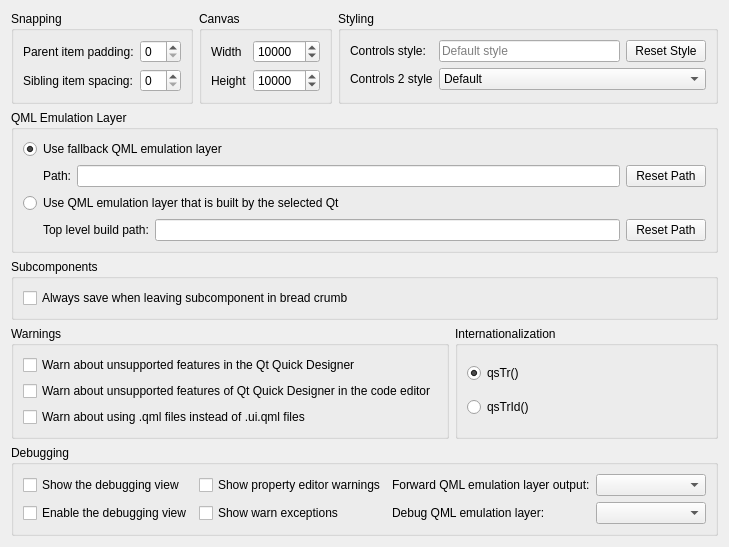
<?xml version="1.0" encoding="UTF-8"?>
<ui version="4.0">
 <class>QmlDesigner::Internal::SettingsPage</class>
 <widget class="QWidget" name="QmlDesigner::Internal::SettingsPage">
  <property name="geometry">
   <rect>
    <x>0</x>
    <y>0</y>
    <width>670</width>
    <height>475</height>
   </rect>
  </property>
  <property name="windowTitle">
   <string>Form</string>
  </property>
  <layout class="QVBoxLayout" name="verticalLayout_3">
   <item>
    <layout class="QHBoxLayout" name="horizontalLayout">
     <item>
      <widget class="QGroupBox" name="groupBox_01">
       <property name="title">
        <string>Snapping</string>
       </property>
       <layout class="QGridLayout" name="gridLayout">
        <item row="1" column="1">
         <widget class="QSpinBox" name="spinItemSpacing">
          <property name="maximum">
           <number>50</number>
          </property>
         </widget>
        </item>
        <item row="0" column="0">
         <widget class="QLabel" name="snapMarginLabel">
          <property name="text">
           <string>Parent item padding:</string>
          </property>
         </widget>
        </item>
        <item row="0" column="1">
         <widget class="QSpinBox" name="spinSnapMargin">
          <property name="maximum">
           <number>10</number>
          </property>
         </widget>
        </item>
        <item row="1" column="0">
         <widget class="QLabel" name="itemSpacingLabel">
          <property name="text">
           <string>Sibling item spacing:</string>
          </property>
         </widget>
        </item>
       </layout>
      </widget>
     </item>
     <item>
      <widget class="QGroupBox" name="groupBox_02">
       <property name="title">
        <string>Canvas</string>
       </property>
       <layout class="QGridLayout" name="gridLayout_2">
        <item row="0" column="0">
         <widget class="QLabel" name="canvasWidthLabel">
          <property name="text">
           <string>Width</string>
          </property>
         </widget>
        </item>
        <item row="1" column="0">
         <widget class="QLabel" name="canvasHeightLabel">
          <property name="text">
           <string>Height</string>
          </property>
         </widget>
        </item>
        <item row="1" column="1">
         <widget class="QSpinBox" name="spinCanvasHeight">
          <property name="maximum">
           <number>100000</number>
          </property>
          <property name="singleStep">
           <number>100</number>
          </property>
          <property name="value">
           <number>10000</number>
          </property>
         </widget>
        </item>
        <item row="0" column="1">
         <widget class="QSpinBox" name="spinCanvasWidth">
          <property name="maximum">
           <number>100000</number>
          </property>
          <property name="singleStep">
           <number>100</number>
          </property>
          <property name="value">
           <number>10000</number>
          </property>
         </widget>
        </item>
       </layout>
      </widget>
     </item>
     <item>
      <widget class="QGroupBox" name="groupBox_03">
       <property name="minimumSize">
        <size>
         <width>0</width>
         <height>0</height>
        </size>
       </property>
       <property name="title">
        <string>Styling</string>
       </property>
       <layout class="QGridLayout" name="gridLayout_5">
        <item row="0" column="0">
         <widget class="QLabel" name="label_3">
          <property name="text">
           <string>Controls style:</string>
          </property>
         </widget>
        </item>
        <item row="0" column="1">
         <widget class="QLineEdit" name="styleLineEdit">
          <property name="placeholderText">
           <string>Default style</string>
          </property>
         </widget>
        </item>
        <item row="0" column="2">
         <widget class="QPushButton" name="resetStyle">
          <property name="text">
           <string>Reset Style</string>
          </property>
         </widget>
        </item>
        <item row="1" column="0">
         <widget class="QLabel" name="label_6">
          <property name="text">
           <string>Controls 2 style</string>
          </property>
         </widget>
        </item>
        <item row="1" column="1" colspan="2">
         <widget class="QComboBox" name="controls2StyleComboBox">
          <item>
           <property name="text">
            <string>Default</string>
           </property>
          </item>
          <item>
           <property name="text">
            <string>Material</string>
           </property>
          </item>
          <item>
           <property name="text">
            <string>Universal</string>
           </property>
          </item>
         </widget>
        </item>
       </layout>
      </widget>
     </item>
    </layout>
   </item>
   <item>
    <widget class="QGroupBox" name="groupBox_04">
     <property name="title">
      <string>QML Emulation Layer</string>
     </property>
     <layout class="QVBoxLayout" name="verticalLayout">
      <item>
       <widget class="QRadioButton" name="useDefaultPuppetRadioButton">
        <property name="toolTip">
         <string>If you select this radio button, Qt Quick Designer always uses the QML emulation layer (QML Puppet) located at the following path.</string>
        </property>
        <property name="text">
         <string>Use fallback QML emulation layer</string>
        </property>
        <property name="checked">
         <bool>true</bool>
        </property>
       </widget>
      </item>
      <item>
       <layout class="QHBoxLayout" name="horizontalLayout_4">
        <item>
         <widget class="QLabel" name="label_2">
          <property name="text">
           <string>Path:</string>
          </property>
          <property name="indent">
           <number>20</number>
          </property>
         </widget>
        </item>
        <item>
         <widget class="Utils::PathChooser" name="fallbackPuppetPathLineEdit">
          <property name="enabled">
           <bool>true</bool>
          </property>
          <property name="toolTip">
           <string>Path where Qt Creator can find the QML emulation layer executable (qmlpuppet).</string>
          </property>
         </widget>
        </item>
        <item>
         <widget class="QPushButton" name="resetFallbackPuppetPathButton">
          <property name="toolTip">
           <string>Resets the path to the QML emulation layer that comes with Qt Creator.</string>
          </property>
          <property name="text">
           <string>Reset Path</string>
          </property>
         </widget>
        </item>
       </layout>
      </item>
      <item>
       <widget class="QRadioButton" name="useQtRelatedPuppetRadioButton">
        <property name="text">
         <string>Use QML emulation layer that is built by the selected Qt</string>
        </property>
       </widget>
      </item>
      <item>
       <layout class="QHBoxLayout" name="horizontalLayout_3">
        <item>
         <widget class="QLabel" name="label">
          <property name="text">
           <string>Top level build path:</string>
          </property>
          <property name="indent">
           <number>20</number>
          </property>
         </widget>
        </item>
        <item>
         <widget class="Utils::PathChooser" name="puppetBuildPathLineEdit">
          <property name="enabled">
           <bool>true</bool>
          </property>
         </widget>
        </item>
        <item>
         <widget class="QPushButton" name="resetQmlPuppetBuildPathButton">
          <property name="text">
           <string>Reset Path</string>
          </property>
         </widget>
        </item>
       </layout>
      </item>
     </layout>
    </widget>
   </item>
   <item>
    <widget class="QGroupBox" name="groupBox_05">
     <property name="minimumSize">
      <size>
       <width>0</width>
       <height>0</height>
      </size>
     </property>
     <property name="title">
      <string>Subcomponents</string>
     </property>
     <layout class="QVBoxLayout" name="verticalLayout_2">
      <item>
       <widget class="QCheckBox" name="alwaysSaveSubcomponentsCheckBox">
        <property name="text">
         <string>Always save when leaving subcomponent in bread crumb</string>
        </property>
       </widget>
      </item>
     </layout>
    </widget>
   </item>
   <item>
    <layout class="QHBoxLayout" name="horizontalLayout_2">
     <item>
      <widget class="QGroupBox" name="groupBox_06">
       <property name="sizePolicy">
        <sizepolicy hsizetype="Preferred" vsizetype="Preferred">
         <horstretch>0</horstretch>
         <verstretch>0</verstretch>
        </sizepolicy>
       </property>
       <property name="title">
        <string>Warnings</string>
       </property>
       <layout class="QGridLayout" name="gridLayout_3">
        <item row="1" column="0">
         <widget class="QCheckBox" name="designerWarningsInEditorCheckBox">
          <property name="toolTip">
           <string>Also warns in the code editor about QML features that are not properly supported by the Qt Quick Designer.</string>
          </property>
          <property name="text">
           <string>Warn about unsupported features of Qt Quick Designer in the code editor</string>
          </property>
         </widget>
        </item>
        <item row="0" column="0">
         <widget class="QCheckBox" name="designerWarningsCheckBox">
          <property name="toolTip">
           <string>Warns about QML features that are not properly supported by the Qt Quick Designer.</string>
          </property>
          <property name="text">
           <string>Warn about unsupported features in the Qt Quick Designer</string>
          </property>
         </widget>
        </item>
        <item row="2" column="0">
         <widget class="QCheckBox" name="designerWarningsUiQmlfiles">
          <property name="toolTip">
           <string>Qt Quick Designer will propose to open .ui.qml files instead of opening a .qml file.</string>
          </property>
          <property name="text">
           <string>Warn about using .qml files instead of .ui.qml files</string>
          </property>
         </widget>
        </item>
       </layout>
      </widget>
     </item>
     <item>
      <widget class="QGroupBox" name="groupBox_07">
       <property name="title">
        <string>Internationalization</string>
       </property>
       <layout class="QVBoxLayout" name="verticalLayout_4">
        <item>
         <widget class="QRadioButton" name="useQsTrFunctionRadioButton">
          <property name="text">
           <string>qsTr()</string>
          </property>
          <property name="checked">
           <bool>true</bool>
          </property>
         </widget>
        </item>
        <item>
         <widget class="QRadioButton" name="useQsTrIdFunctionRadioButton">
          <property name="text">
           <string>qsTrId()</string>
          </property>
         </widget>
        </item>
       </layout>
      </widget>
     </item>
    </layout>
   </item>
   <item>
    <widget class="QGroupBox" name="groupBox_08">
     <property name="title">
      <string>Debugging</string>
     </property>
     <layout class="QGridLayout" name="gridLayout_4">
      <item row="0" column="0">
       <widget class="QCheckBox" name="designerShowDebuggerCheckBox">
        <property name="text">
         <string>Show the debugging view</string>
        </property>
       </widget>
      </item>
      <item row="0" column="1">
       <widget class="QCheckBox" name="showPropertyEditorWarningsCheckBox">
        <property name="text">
         <string>Show property editor warnings</string>
        </property>
       </widget>
      </item>
      <item row="0" column="2">
       <layout class="QHBoxLayout" name="horizontalLayout_5">
        <item>
         <widget class="QLabel" name="label_4">
          <property name="text">
           <string>Forward QML emulation layer output:</string>
          </property>
         </widget>
        </item>
        <item>
         <widget class="QComboBox" name="forwardPuppetOutputComboBox">
          <property name="minimumSize">
           <size>
            <width>110</width>
            <height>0</height>
           </size>
          </property>
          <property name="maximumSize">
           <size>
            <width>110</width>
            <height>16777215</height>
           </size>
          </property>
         </widget>
        </item>
       </layout>
      </item>
      <item row="1" column="0">
       <widget class="QCheckBox" name="designerEnableDebuggerCheckBox">
        <property name="text">
         <string>Enable the debugging view</string>
        </property>
       </widget>
      </item>
      <item row="1" column="1">
       <widget class="QCheckBox" name="showWarnExceptionsCheckBox">
        <property name="text">
         <string>Show warn exceptions</string>
        </property>
       </widget>
      </item>
      <item row="1" column="2">
       <layout class="QHBoxLayout" name="horizontalLayout_7">
        <item>
         <widget class="QLabel" name="label_5">
          <property name="text">
           <string>Debug QML emulation layer:</string>
          </property>
         </widget>
        </item>
        <item>
         <widget class="QComboBox" name="debugPuppetComboBox">
          <property name="minimumSize">
           <size>
            <width>110</width>
            <height>0</height>
           </size>
          </property>
          <property name="maximumSize">
           <size>
            <width>110</width>
            <height>16777215</height>
           </size>
          </property>
         </widget>
        </item>
       </layout>
      </item>
     </layout>
    </widget>
   </item>
   <item>
    <spacer name="verticalSpacer">
     <property name="orientation">
      <enum>Qt::Vertical</enum>
     </property>
     <property name="sizeHint" stdset="0">
      <size>
       <width>0</width>
       <height>0</height>
      </size>
     </property>
    </spacer>
   </item>
  </layout>
 </widget>
 <customwidgets>
  <customwidget>
   <class>Utils::PathChooser</class>
   <extends>QLineEdit</extends>
   <header location="global">utils/pathchooser.h</header>
  </customwidget>
 </customwidgets>
 <tabstops>
  <tabstop>spinSnapMargin</tabstop>
  <tabstop>spinItemSpacing</tabstop>
  <tabstop>spinCanvasWidth</tabstop>
  <tabstop>spinCanvasHeight</tabstop>
  <tabstop>styleLineEdit</tabstop>
  <tabstop>resetStyle</tabstop>
  <tabstop>controls2StyleComboBox</tabstop>
  <tabstop>useDefaultPuppetRadioButton</tabstop>
  <tabstop>resetFallbackPuppetPathButton</tabstop>
  <tabstop>useQtRelatedPuppetRadioButton</tabstop>
  <tabstop>resetQmlPuppetBuildPathButton</tabstop>
  <tabstop>alwaysSaveSubcomponentsCheckBox</tabstop>
  <tabstop>designerWarningsCheckBox</tabstop>
  <tabstop>designerWarningsInEditorCheckBox</tabstop>
  <tabstop>designerWarningsUiQmlfiles</tabstop>
  <tabstop>useQsTrFunctionRadioButton</tabstop>
  <tabstop>useQsTrIdFunctionRadioButton</tabstop>
  <tabstop>designerShowDebuggerCheckBox</tabstop>
  <tabstop>showPropertyEditorWarningsCheckBox</tabstop>
  <tabstop>forwardPuppetOutputComboBox</tabstop>
  <tabstop>designerEnableDebuggerCheckBox</tabstop>
  <tabstop>showWarnExceptionsCheckBox</tabstop>
  <tabstop>debugPuppetComboBox</tabstop>
 </tabstops>
 <resources/>
 <connections/>
</ui>
